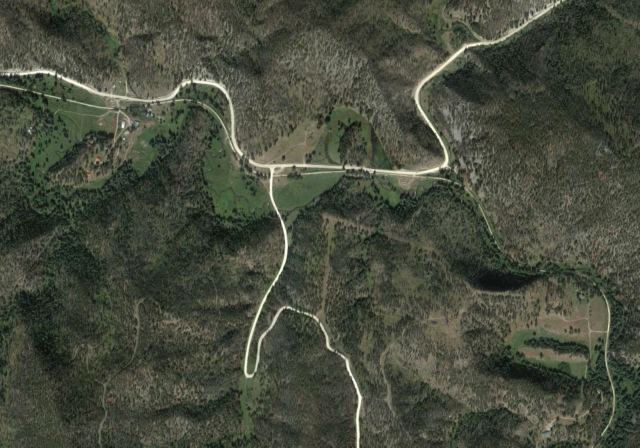
%> input picture hardImg.png, 1280 x 895 px (shown at 1/2 size)
$ octave --eval "result = ext_grad_seg('hardImg.png');"   (GNU Octave 9; MATLAB toolbox functions it lacks are replaced by stand-ins)
%> lines starting %> are read from the running program, lines starting %| are printed output that depends on the picture; in (x1, y1, x2, y2) boxes, pixels count from 0 and x2, y2 are one past the last pixel; in counts of white or black regions, pixels touching at a corner belong together; the program's own positions count from 1
function [Comps] = ext_grad_seg(imageFile)
%> called with imageFile = 'hardImg.png'

%Segmentation method.
%%Enchance external boundaries to be brighter than background and internal
%boundaries to be darker than their foreground.
%Then uses Canny detection to find the edges which then segments it into
%its component parts.
%Returns a connectivity matrix of all the connected components
%(See Matlab function bwconncomp for exacty details)

image = imread(imageFile);
%> image is the input picture: size 895x1280x3 uint8; mean R, G, B 70.8, 75.1, 60.9
ibw = rgb2gray(image); %convert to grayscale.
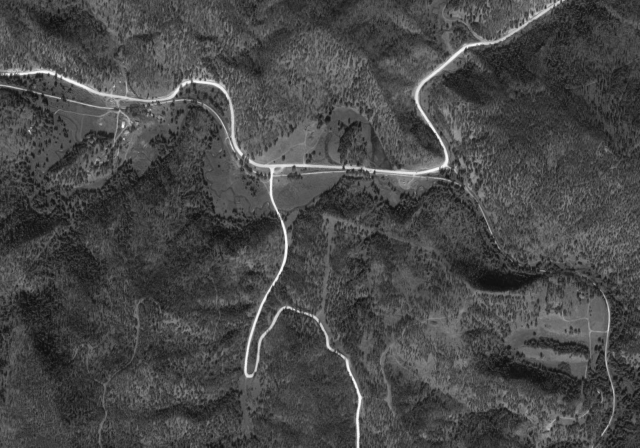
%> ibw: size 895x1280 uint8 (shown at 1/2 size); min 7, max 254, mean 72.2
se = strel('square',10); %structural element to perform dilation over.
eg = imdilate(ibw,se) - ibw; %use a external gradient filter
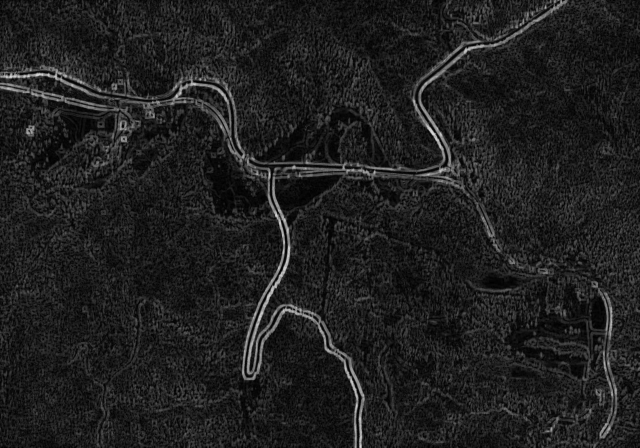
%> eg: size 895x1280 uint8 (shown at 1/2 size); min 0, max 221, mean 31.5
rec = imreconstruct(eg,ibw); %reconstruct the image with a gradient marker.
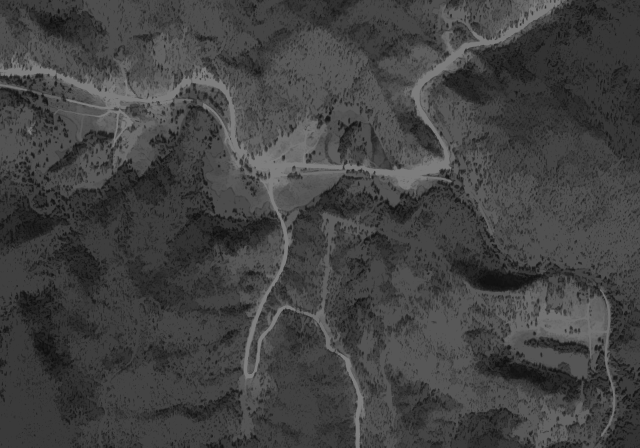
%> rec: size 895x1280 uint8 (shown at 1/2 size); min 7, max 127, mean 66.3

f1 = edge(rec,'Canny'); %canny detection to find the edge.
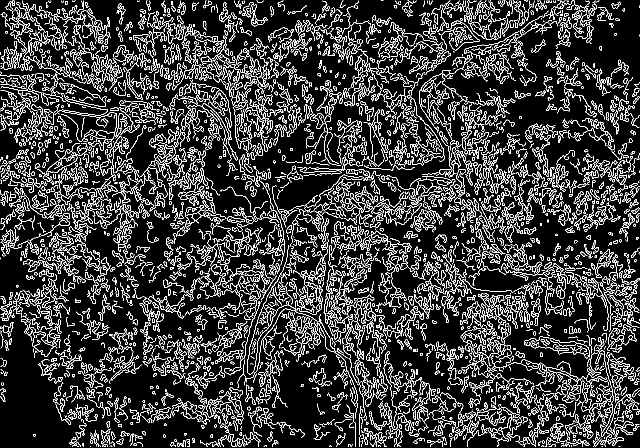
%> f1: size 895x1280 logical (shown at 1/2 size); 14.4% white in thin lines or dots
%clear out many of the small connected components
fgm = imregionalmax(rec);
%> fgm: size 895x1280 logical; 6.8% white; 977 white regions (884 under 20 px), largest, box (x1, y1, x2, y2) and area: (0, 619, 163, 895) 19449, (195, 714, 409, 895) 11259, (689, 0, 1121, 378) 8355
fgm = bwareaopen(fgm,2000);
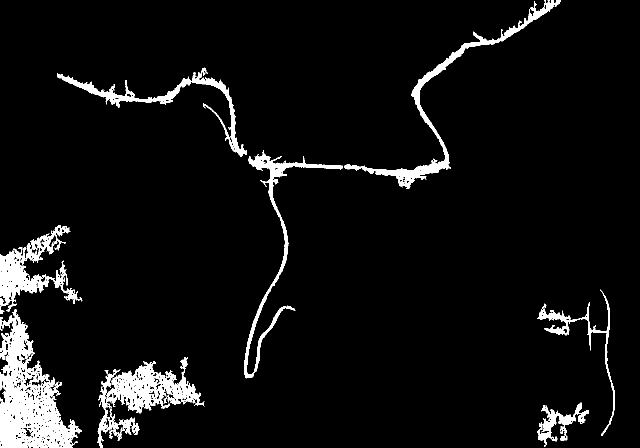
%> fgm: size 895x1280 logical (shown at 1/2 size); 5.7% white; 9 white regions, largest, box (x1, y1, x2, y2) and area: (0, 619, 163, 895) 19449, (195, 714, 409, 895) 11259, (689, 0, 1121, 378) 8355

labelmat = bwlabel(fgm);
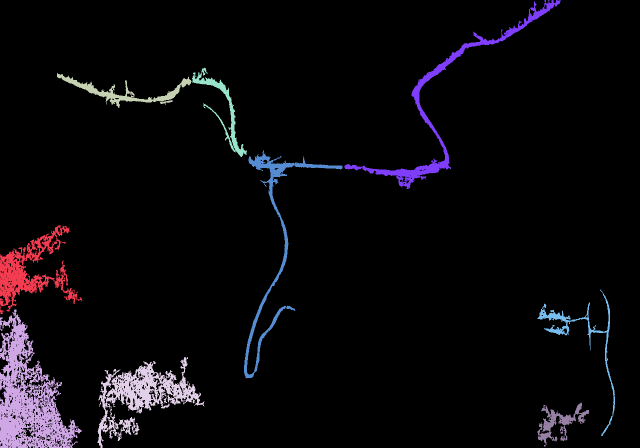
%> labelmat: size 895x1280 double (shown at 1/2 size); 10 distinct labels, from 0 to 9; one colour per label, 0 black
lgrb = label2rgb(labelmat,'jet','w');
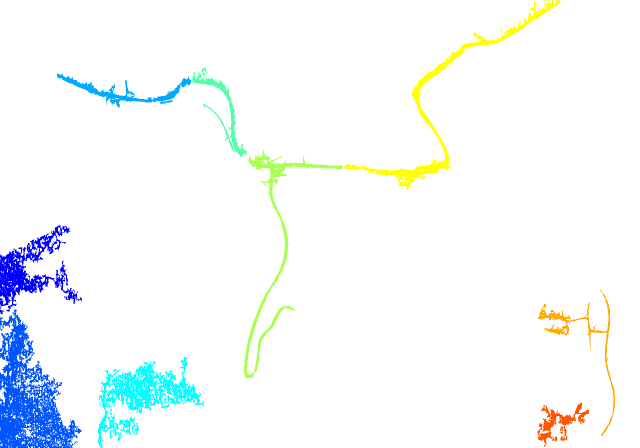
%> lgrb: size 895x1280x3 uint8 (shown at 1/2 size); mean R, G, B 244.7, 249.5, 250.8
figure(1)
imshow(image)
hold on;
himage = imshow(lgrb);
himage.AlphaData = 0.3;

Comps = bwconncomp(fgm);
%> Comps = 9 connected components

$ run again, on 1004.png
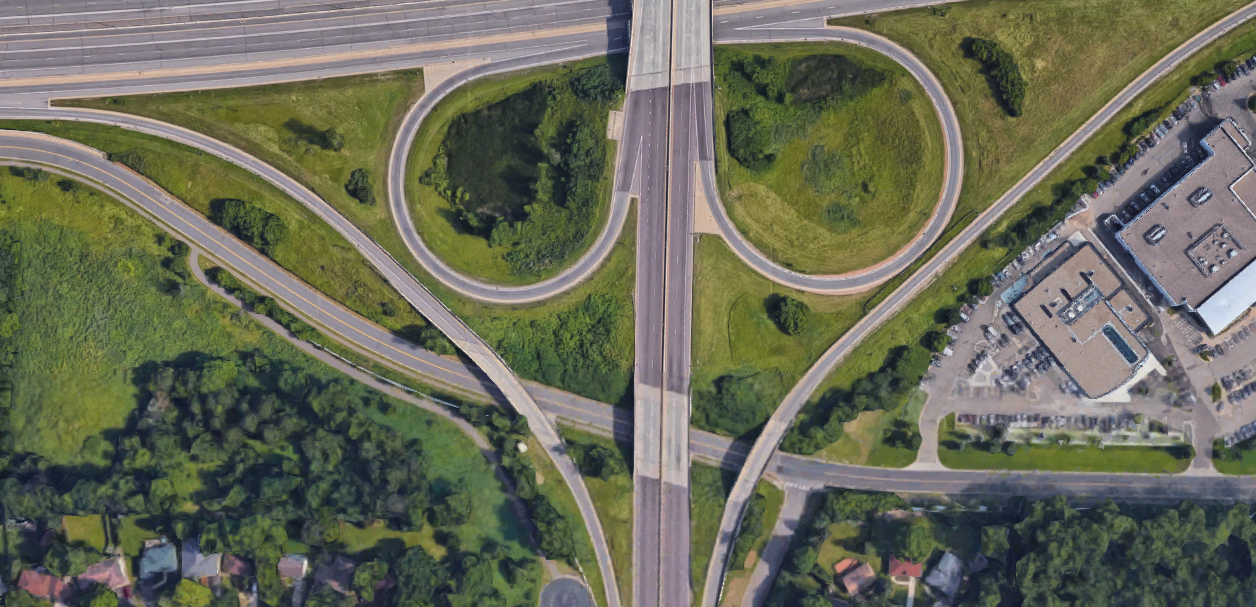
%> input picture 1004.png, 1256 x 607 px
%> in ext_grad_seg, image is the input picture: size 607x1256x3 uint8; mean R, G, B 105.2, 107.3, 89.5
%> in ext_grad_seg, `f1 = edge(rec,'Canny');`:
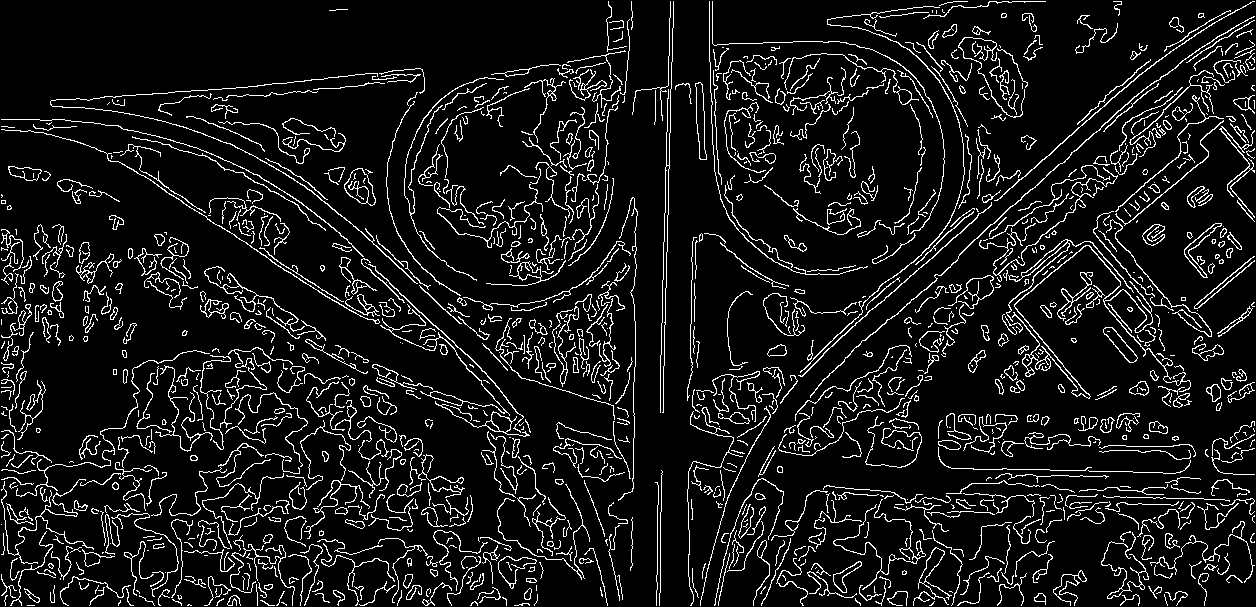
%> f1: size 607x1256 logical; 9.3% white in thin lines or dots
%> labelmat: size 607x1256 double; 6 distinct labels, from 0 to 5
%> in ext_grad_seg, `lgrb = label2rgb(labelmat,'jet','w');`:
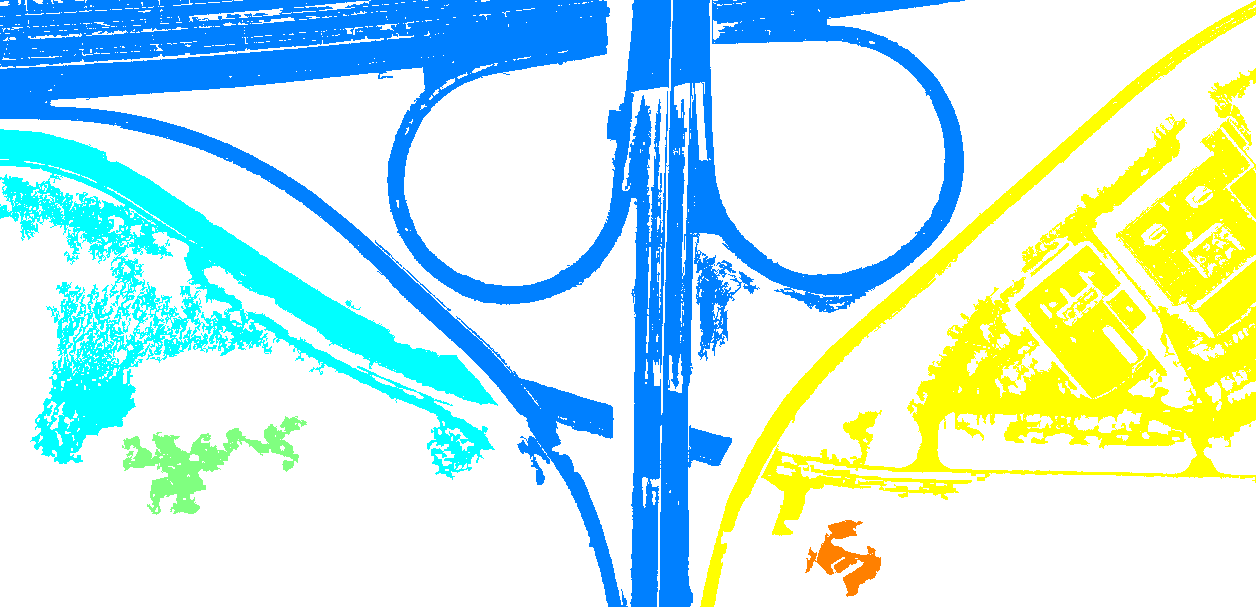
%> lgrb: size 607x1256x3 uint8; mean R, G, B 196.4, 233.3, 228.1
%> Comps = 5 connected components
